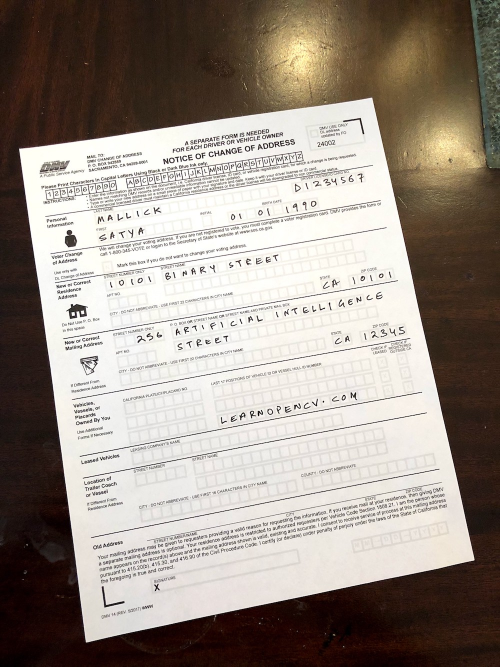
#> input picture scanned-form.jpg, 1000 x 1333 px (shown at 1/2 size)
$ jupyter execute DocScanner.ipynb   (shell and % lines are left out)
#> lines starting #> are read from the running program, lines starting #| are printed output that depends on the picture; after the words box and inside, x2 and y2 are one past the last pixel; in counts of white or black regions, pixels touching at a corner belong together
# DIY Document Scanner using Python and OpenCV

This can be achieved in three easy steps:
1. Edge Detection
2. Contour Detection
3. Four point transformation

Edge Detection is commonly used to identify and understand objects in an image. It is useful in cases when all the intricate details of an image are not needed, but rather only when you need the overall shape. Edge detection provides information where image intensity changes drastically. It may or may not form a closed shape.

Contours are defined as refined boundaries of objects and can be really helpful in detecting objects.

Four point transformation is used to obtain a top-down, “birds eye view” of an image. It is a bijection (one-to-one correspondence) that maps lines to lines, and thus a collineation.

[cell 1]
import cv2
import numpy as np
import imutils
from skimage.filters import threshold_local
import matplotlib.pyplot as plt
#from dataPath import DATA_PATH

[cell 2]
import matplotlib
matplotlib.rcParams['figure.figsize'] = (6.0,6.0)
matplotlib.rcParams['image.cmap'] = 'gray'

[cell 3]
#Perspective Transformation function
def four_point_transform(image, points):
	#Extract a consistent order of the points and unpack them individually into the rect
    #Do so by initializing a list of coordinates that will be ordered
    #The first to last entry are mapped onto the top left, top right, bottom right, and bottom left respectively
    #The second entry will have the smallest sum
    #The fourth entry will have the largest
	rect = np.zeros((4, 2), dtype = "float32")
	sums = points.sum(axis = 1)
	rect[0] = points[np.argmin(sums)]
	rect[2] = points[np.argmax(sums)]
	#Next, let's compute the differences between the points
    #Second entry will have the smallest difference, while the bottom left will be the largest
	diff = np.diff(points, axis = 1)
	rect[1] = points[np.argmin(diff)]
	rect[3] = points[np.argmax(diff)]
	(top_left, top_right, bottom_right, bottom_left) = rect
	#recalculte the width of the transformed image
    #this will be based on the maximum distance between the bottom right and left x-coordinates (or the top)
	widthA = np.sqrt(((bottom_right[0] - bottom_left[0]) ** 2) + ((bottom_right[1] - bottom_left[1]) ** 2))
	widthB = np.sqrt(((top_right[0] - top_left[0]) ** 2) + ((top_right[1] - top_left[1]) ** 2))
	maxWidth = max(int(widthA), int(widthB))
	#recalculte the height of the transformed image
    #this will be based on the maximum distance between the bottom right and left y-coordinates (or the top)
	heightA = np.sqrt(((top_right[0] - bottom_right[0]) ** 2) + ((top_right[1] - bottom_right[1]) ** 2))
	heightB = np.sqrt(((top_left[0] - bottom_left[0]) ** 2) + ((top_left[1] - bottom_left[1]) ** 2))
	maxHeight = max(int(heightA), int(heightB))
    #now we have the 'birds eye view' of the new image'
    #we must define the new points of the transformed image
	distance = np.array([
		[0, 0],
		[maxWidth - 1, 0],
		[maxWidth - 1, maxHeight - 1],
		[0, maxHeight - 1]], dtype = "float32")
	#extract the perspective transform matrix
	PTM = cv2.getPerspectiveTransform(rect, distance)
    #apply the transformation to get the warped image
	warped = cv2.warpPerspective(image, PTM, (maxWidth, maxHeight))
	return warped

[cell 4]
# Read image
img = cv2.imread("scanned-form.jpg")
#> img is the input picture: shape (1333, 1000, 3); mean B, G, R 136, 144.9, 154.7
plt.imshow(img[:,:,::-1])
plt.title("Input Image")
plt.show()

Step 1: Edge Detection

[cell 5]
# load the image
image = cv2.imread("scanned-form.jpg")
# determine the ratio of the height and width of the image
ratio = image.shape[0] / 500.0
#> ratio = 2.67
# copy the image and resize it
original = image.copy()
image = imutils.resize(image, height = 500)
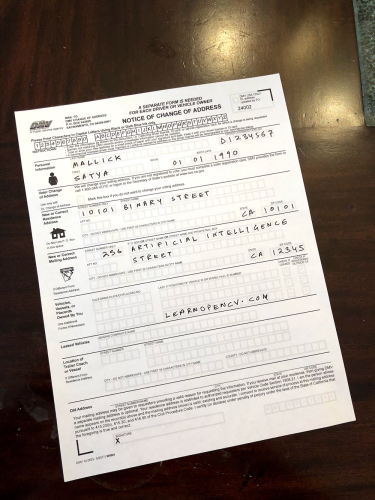
#> image: shape (500, 375, 3); mean B, G, R 136, 144.9, 154.7
# convert the image to grayscale, blur it, and find edges using the canny function
gray = cv2.cvtColor(image, cv2.COLOR_BGR2GRAY)
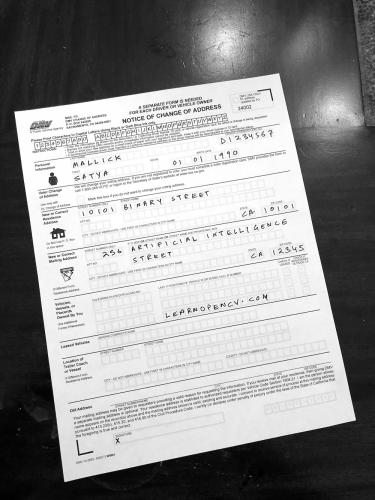
#> gray: shape (500, 375); min 0, max 255, mean 146.8
gray = cv2.GaussianBlur(gray, (5, 5), 0)
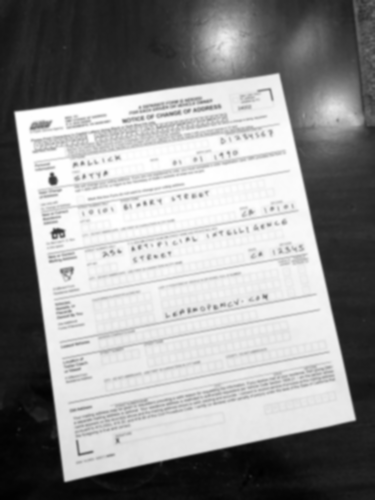
#> gray: shape (500, 375); min 1, max 255, mean 146.8
edged = cv2.Canny(gray, 75, 200)
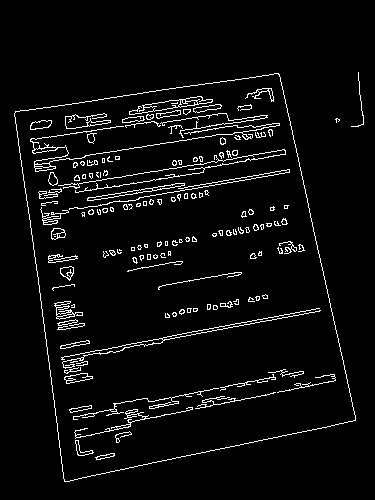
#> edged: shape (500, 375); 4.7% white in thin lines or dots, all inside (x1, y1, x2, y2) = (14, 72, 364, 482)

# show the original image and the edge detected image
f = plt.figure()
f.add_subplot(1,2, 1)
plt.imshow(image)
plt.title("Original")
f.add_subplot(1,2, 2)
plt.imshow(edged)
plt.title("Step 1: Edge Detection")
plt.show()
#> figure, not shown here; B, G, R data is drawn as R, G, B

Step 2: Find Contours

[cell 6]
# 1. identify the contours of the edged image
# 2. identify and select the largest contonurs and discard the rest
# 3. initalize/configure the screen contonours
contours= cv2.findContours(edged.copy(), cv2.RETR_LIST, cv2.CHAIN_APPROX_SIMPLE)
#> contours = 264 contours, 189 with area under 20; largest, box (x1, y1, x2, y2) and area: (14, 73, 356, 482) 102686, (14, 73, 356, 482) 102682, (87, 183, 185, 201) 270, (30, 123, 280, 172) 252, (129, 96, 213, 115) 206
contours= imutils.grab_contours(contours)
contours= sorted(contours, key = cv2.contourArea, reverse = True)[:5]
#> contours = 5 contours; box (x1, y1, x2, y2) and area: (14, 73, 356, 482) 102686, (14, 73, 356, 482) 102682, (87, 183, 185, 201) 270, (30, 123, 280, 172) 252, (129, 96, 213, 115) 206

# to do steps 2 and 3, loop over the contours
for c in contours:
	# approximate the contour
	peri = cv2.arcLength(c, True)
	approx = cv2.approxPolyDP(c, 0.02 * peri, True)
    #if we can identify four contours, then we have identified a screen
	if len(approx) == 4:
		screenCnt = approx
		break
#> this loop made 1 pass
#> (peri, screenCnt) on pass 1: (1365, [[278, 73], [15, 111], [64, 481], [355, 420]])

# show the contour (AKA the outline) in the original image
screenContours=cv2.drawContours(image, [screenCnt], -1, (0, 255, 0), 2)
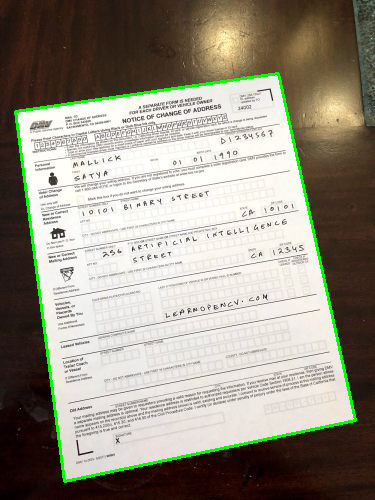
#> screenContours: shape (500, 375, 3); mean B, G, R 133, 147, 151.5

f = plt.figure()
f.add_subplot(1,2, 1)
plt.imshow(image)
plt.title("Original")
f.add_subplot(1,2, 2)
plt.imshow(screenContours)
plt.title("Step 2: Find Contours")
plt.show()
#> figure, not shown here; B, G, R data is drawn as R, G, B

Step 3: Four Point Transformation

[cell 7]
# use four point transform to transform the original image (so that it can be viewed from a birds eye view)
warped = four_point_transform(original, screenCnt.reshape(4, 2) * ratio)
#> in four_point_transform, `sums = points.sum(axis = 1)`: sums = [935.8, 335.9, 1453, 2066.2]
#> in four_point_transform, `diff = np.diff(points, axis = 1)`: diff = [-546.5, 255.9, 1111.7, 173.3]
#> in four_point_transform, `warped = cv2.warpPerspective(image, PTM, (maxWidth, maxHeight))`:
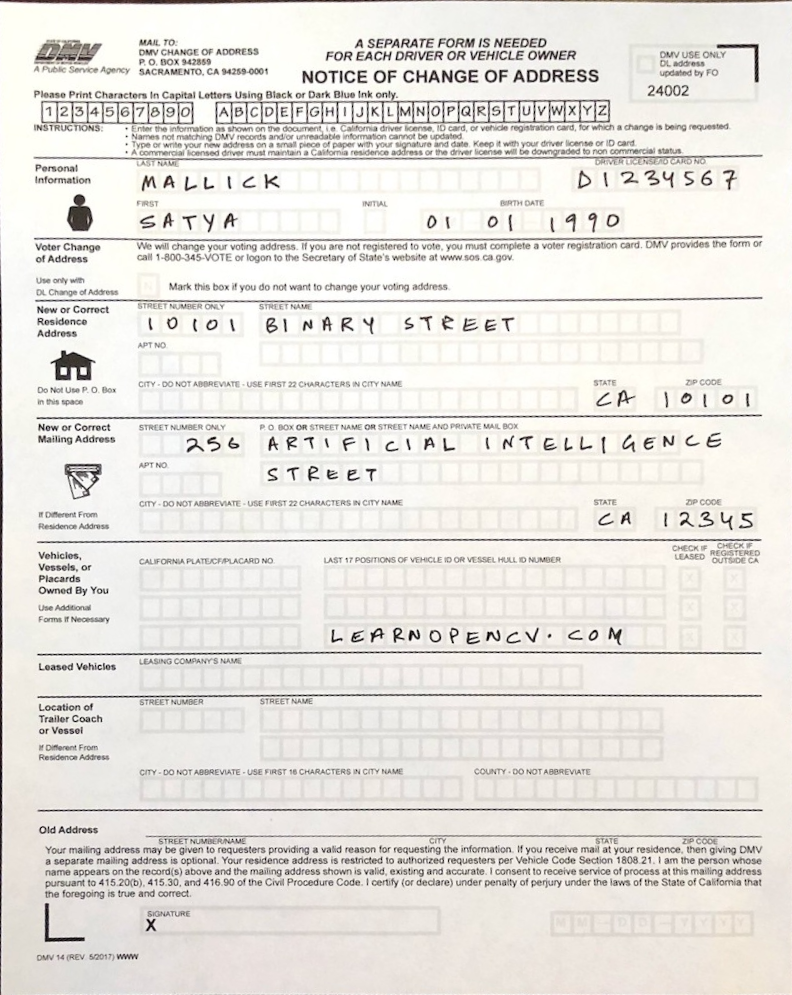
#> warped: shape (995, 792, 3); mean B, G, R 222.9, 227.9, 230.9
#to get that 'black and white'printed effect
#convert the warped image into gray scale and use the threshold to get a greater contrast
warped = cv2.cvtColor(warped, cv2.COLOR_BGR2GRAY)
#> warped: shape (995, 792)
T = threshold_local(warped, 11, offset = 10, method = "gaussian")
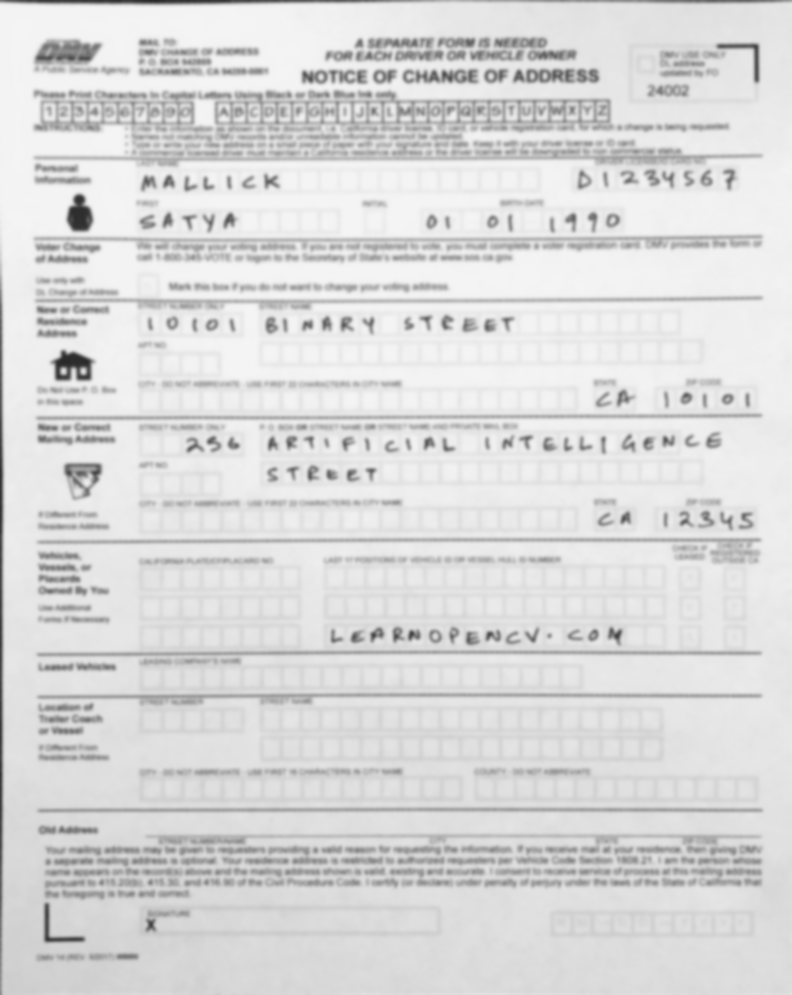
#> T: shape (995, 792) float64; min 40.72, max 245, mean 218.2
warped = (warped > T).astype("uint8") * 255
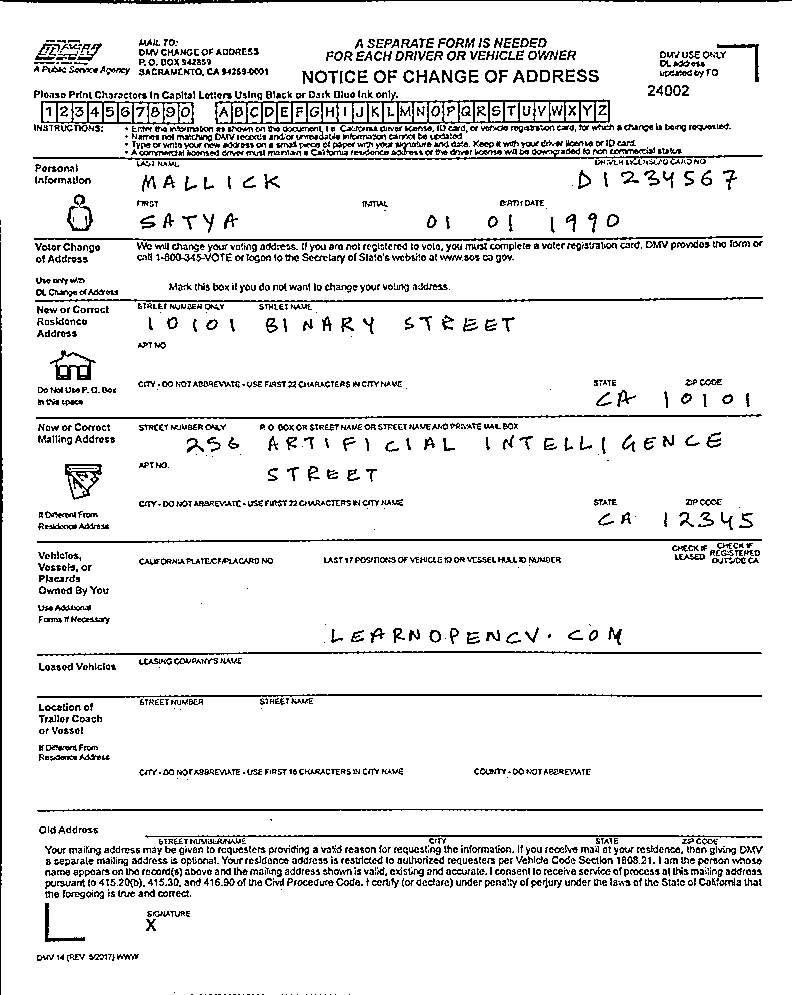
#> warped: shape (995, 792); 91.3% white; black in thin lines or dots
# show the original and scanned images

f = plt.figure()
f.add_subplot(1,2, 1)
plt.imshow(image)
plt.title("Original")
f.add_subplot(1,2, 2)
plt.imshow(warped)
plt.title("STEP 3: Apply perspective transform")
plt.show()
#> figure, not shown here; B, G, R data is drawn as R, G, B
